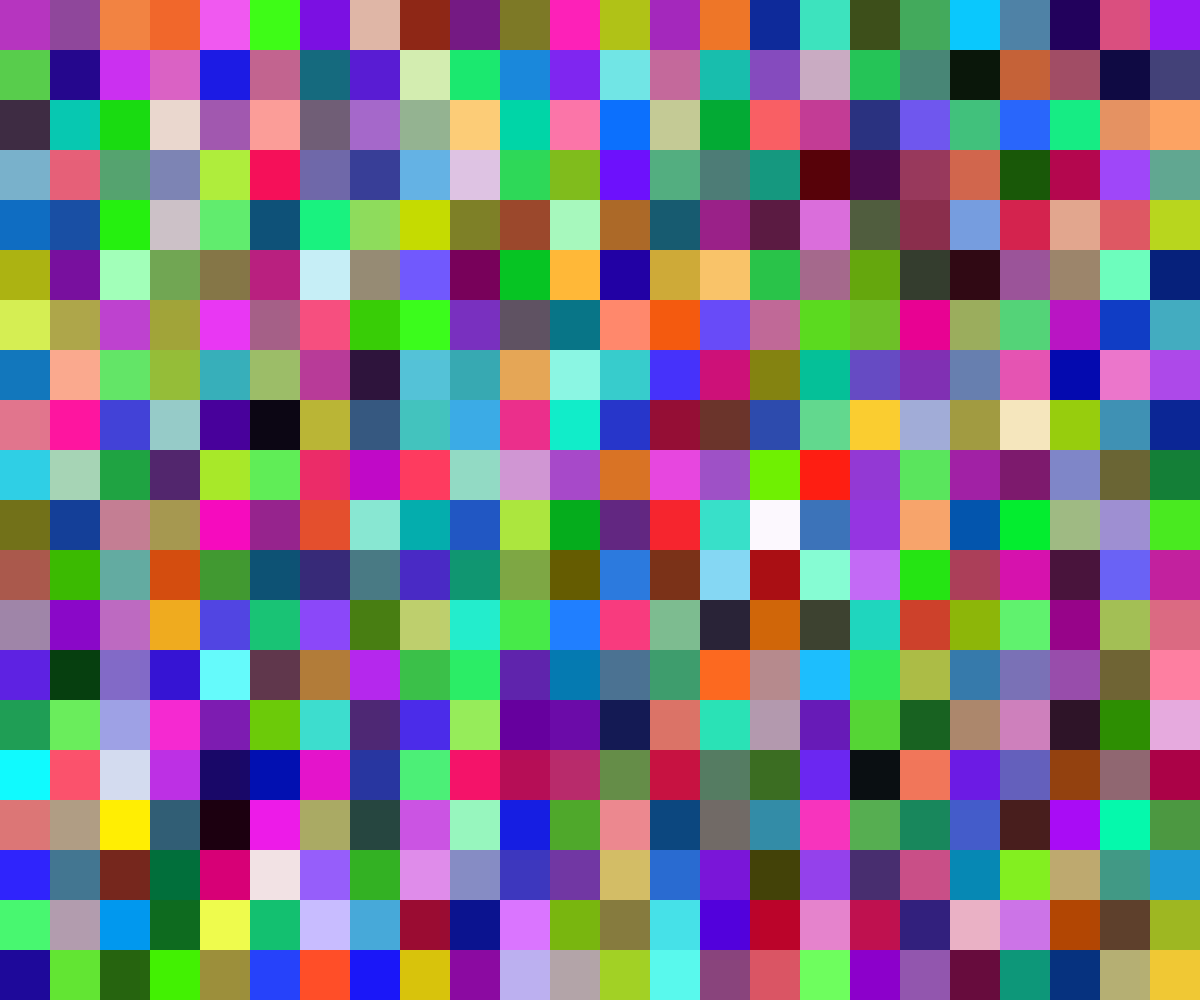
Frame 1 (no input)
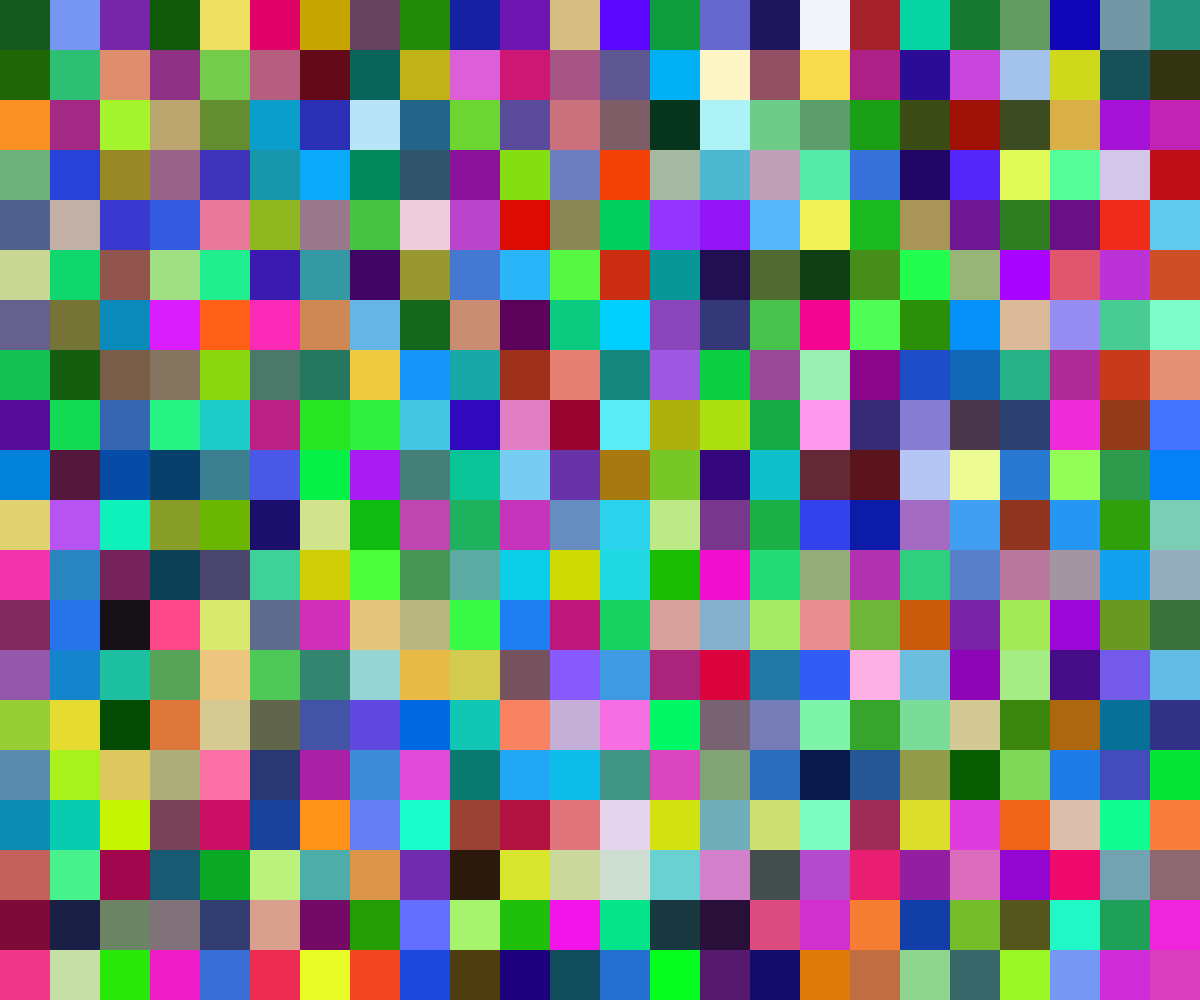
Frame 60 (no input)
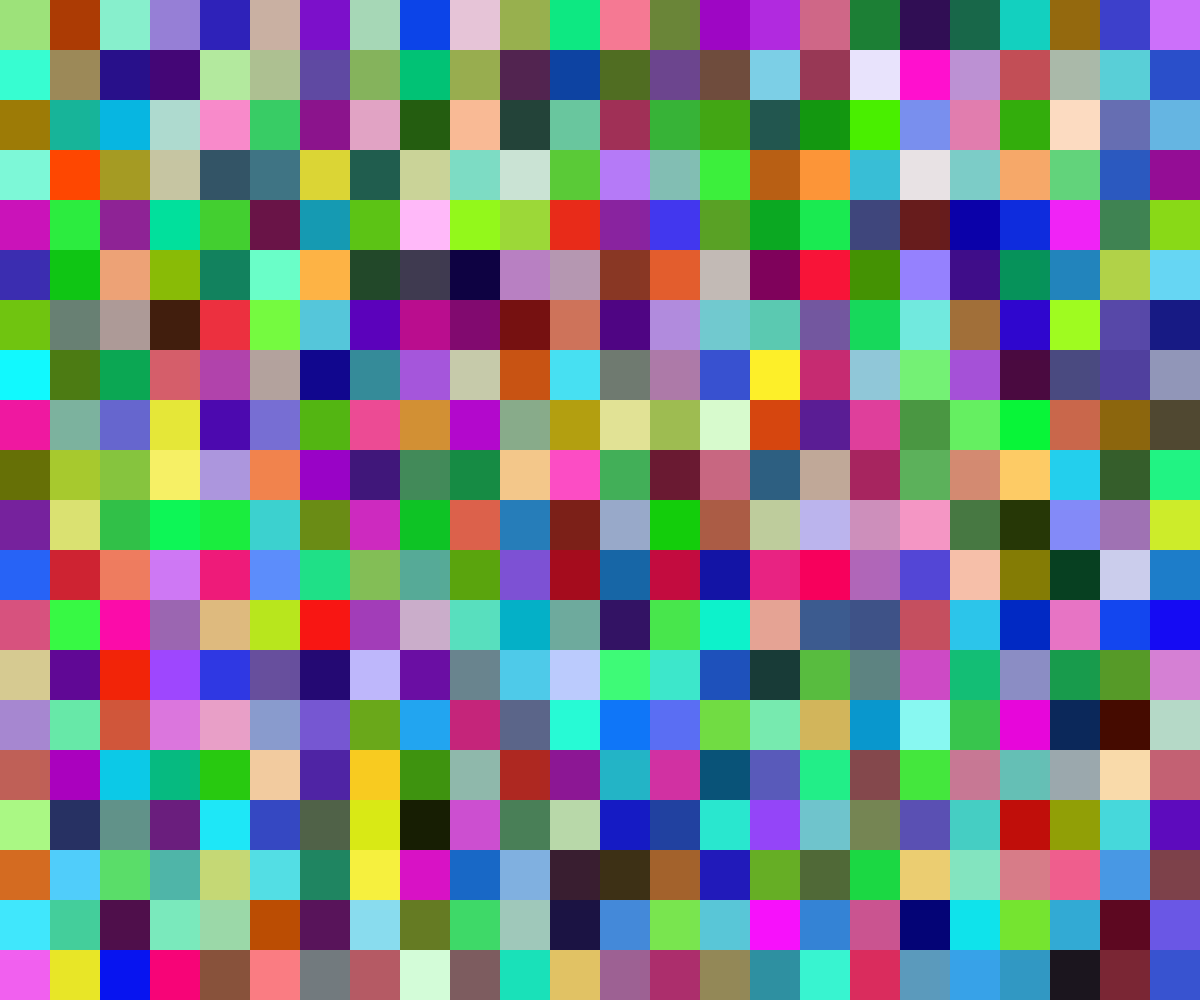
Frame 120 (the mouse pressed at the canvas centre since frame 60)

The p5.js sketch that drew these frames (run headless with seeded random() and noise() and a simulated clock; from frame 60 on, the mouse is pressed at the canvas centre):

// p5.js sketch
// ── sketch.js
let gSize = 50

function setup() {
  createCanvas(innerWidth, innerHeight);
  background(15);
}

function draw() {

  for (let x = 0; x < innerWidth; x += gSize) {
    for (let y = 0; y < innerHeight; y += gSize){
      noStroke()
    fill(random(255), random(255), random(255));
    rect(x, y, 50, 50)
    ellipse
  }
  }
}
